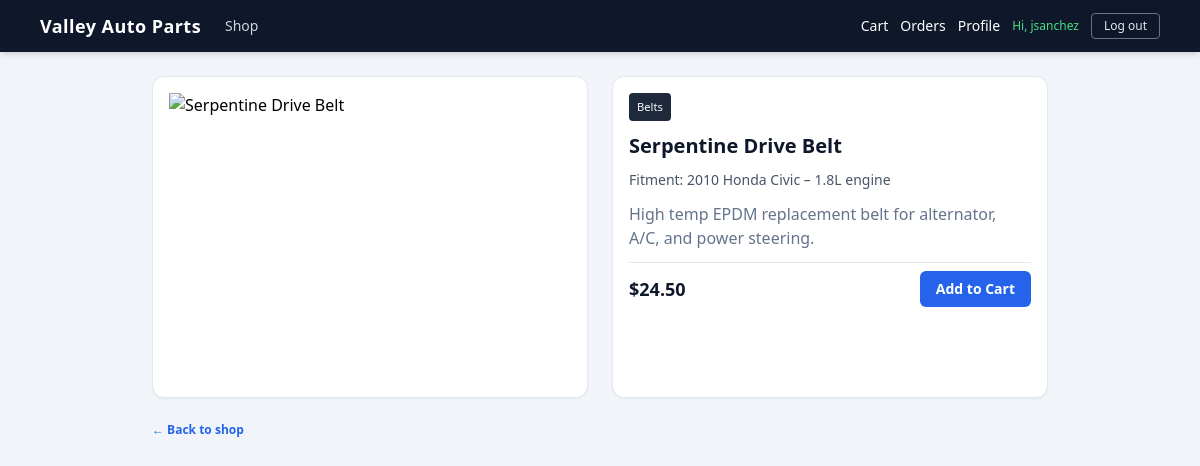
Page /product/serpentine-belt-6pk (signed in) on the committed database.
### tables this page shows
CREATE TABLE users (
            id INTEGER PRIMARY KEY AUTOINCREMENT,
            username TEXT UNIQUE NOT NULL,
            email TEXT NOT NULL,
            password_hash TEXT NOT NULL
        , display_name TEXT, card_brand TEXT, card_last4 TEXT, preferred_vehicle TEXT, card_exp TEXT, ship_name TEXT, ship_line1 TEXT, ship_line2 TEXT, ship_city TEXT, ship_state TEXT, ship_zip TEXT, reset_token TEXT, reset_token_expires TEXT);

CREATE TABLE products (
            id TEXT PRIMARY KEY,
            name TEXT NOT NULL,
            category TEXT,
            fitment TEXT,
            price REAL NOT NULL,
            img TEXT,
            description TEXT
        );

### app.py (the view)
@app.route("/product/<pid>")
def product_detail(pid):
    part = get_product_by_id(pid)
    if not part:
        return redirect(url_for("shop"))
    banner = session.pop("flash_msg", None)
    return render_template(
        "product.html",
        part=part,
        logged_in=logged_in(),
        username=current_user(),
        banner=banner,
    )

### app.py (called while the page is built)
def get_db():
    conn = sqlite3.connect(DB_PATH)
    conn.row_factory = sqlite3.Row  # rows behave like dicts
    return conn

def get_product_by_id(pid: str):
    conn = get_db()
    row = conn.execute(
        "SELECT id, name, category, fitment, price, img, description FROM products WHERE id = ?",
        (pid,),
    ).fetchone()
    conn.close()
    return dict(row) if row else None

@app.context_processor
def inject_user_profile():
    uname = current_user()
    profile = get_user(uname) if uname else None
    display = None
    if profile:
        display = profile.get("display_name") or uname
    return {
        "nav_display_name": display or uname,
        "nav_profile": profile,
    }

def logged_in():
    return "username" in session

def current_user():
    return session.get("username")

def get_user(username):
    conn = get_db()
    row = conn.execute(
        """
        SELECT username, email, display_name, card_brand, card_last4, card_exp, preferred_vehicle,
               ship_name, ship_line1, ship_line2, ship_city, ship_state, ship_zip,
               reset_token, reset_token_expires
        FROM users
        WHERE username = ?
        """,
        (username,),
    ).fetchone()
    conn.close()
    return dict(row) if row else None

### templates/product.html (shortened to what this page needs)
{% extends "base.html" %}
{% block content %}
<div class="max-w-4xl mx-auto">
  <div class="grid gap-6 md:grid-cols-2">
    <div class="bg-white border border-slate-200 rounded-xl shadow-sm overflow-hidden flex items-center justify-center p-4">
      <img src="{{ part.img }}" alt="{{ part.name }}" class="w-full h-72 object-contain">
    </div>
    <div class="bg-white border border-slate-200 rounded-xl shadow-sm p-4 text-sm text-slate-700 flex flex-col gap-3">
      <div>
        <span class="inline-block bg-slate-800 text-white text-[0.7rem] font-medium rounded px-2 py-1">
          {{ part.category or "Part" }}
        </span>
      </div>
      <h1 class="text-xl font-semibold text-slate-900 leading-tight">
        {{ part.name }}
      </h1>
      <div class="text-sm text-slate-600">
        Fitment: {{ part.fitment or "See description" }}
      </div>
      <div class="text-base text-slate-500">
        {{ part.description }}
      </div>
      <div class="flex items-center justify-between pt-2 border-t border-slate-200">
        <div class="text-lg font-semibold text-slate-900">
          ${{ '%.2f'|format(part.price) }}
        </div>
        {% if logged_in %}
        <form method="POST" action="{{ url_for('cart_add') }}">
          <button
            class="bg-blue-600 hover:bg-blue-700 text-white text-sm font-semibold rounded-md px-4 py-2 transition"
            type="submit"
          >
            Add to Cart
          </button>
        </form>
        {% endif %}
      </div>
    </div>
  </div>
  <div class="mt-6 text-xs text-slate-500">
    <a href="{{ url_for('shop') }}" class="text-blue-600 hover:text-blue-700 font-semibold">← Back to shop</a>
  </div>
</div>
{% endblock %}

### templates/base.html (shortened to what this page needs)
<!DOCTYPE html>
<html lang="en">
<head>
  <script src="https://cdn.tailwindcss.com"></script>
</head>
<body class="bg-slate-100 min-h-screen flex flex-col">
  <nav class="bg-slate-900 text-white shadow-md">
    <div class="max-w-6xl mx-auto px-4 py-3 flex flex-col gap-3 sm:flex-row sm:items-center sm:justify-between">
      <div class="flex flex-col sm:flex-row sm:items-center gap-2 sm:gap-6">
        <a href="{{ url_for('shop') }}" class="text-lg font-semibold tracking-wide">
          Valley Auto Parts
        </a>
        <div class="flex gap-4 text-sm text-slate-300">
          <a
            href="{{ url_for('shop') }}"
            class="hover:text-white {% if request.path == '/' %}text-white font-medium{% endif %}"
          >
            Shop
          </a>
        </div>
      </div>
      <div class="flex items-center gap-3 text-sm">
        {% if logged_in %}
          <a
            href="{{ url_for('cart') }}"
            class="hover:text-white {% if request.path == '/cart' %}text-white font-medium{% endif %}"
          >
            Cart
          </a>
          <a
            href="{{ url_for('orders') }}"
            class="hover:text-white {% if request.path == '/orders' %}text-white font-medium{% endif %}"
          >
            Orders
          </a>
          <a
            href="{{ url_for('profile') }}"
            class="hover:text-white {% if request.path == '/profile' %}text-white font-medium{% endif %}"
          >
            Profile
          </a>
          <span class="text-accent text-xs font-medium">
            Hi, {{ nav_display_name or username }}
          </span>
          <a
            href="{{ url_for('logout') }}"
            class="border border-slate-500 text-slate-200 hover:bg-slate-700 hover:text-white text-xs font-medium rounded px-3 py-1 transition"
          >
            Log out
          </a>
        {% endif %}
      </div>
    </div>
  </nav>
  <main class="flex-1 max-w-6xl w-full mx-auto p-4 sm:p-6">
    {% block content %}{% endblock %}
  </main>
</body>
</html>

### rows in the picture
users: display_name "jsanchez"
products: category "Belts", name "Serpentine Drive Belt", fitment "2010 Honda Civic – 1.8L engine", description "High temp EPDM replacement belt for alternator, A/C, and power steering.", price "24.50"
